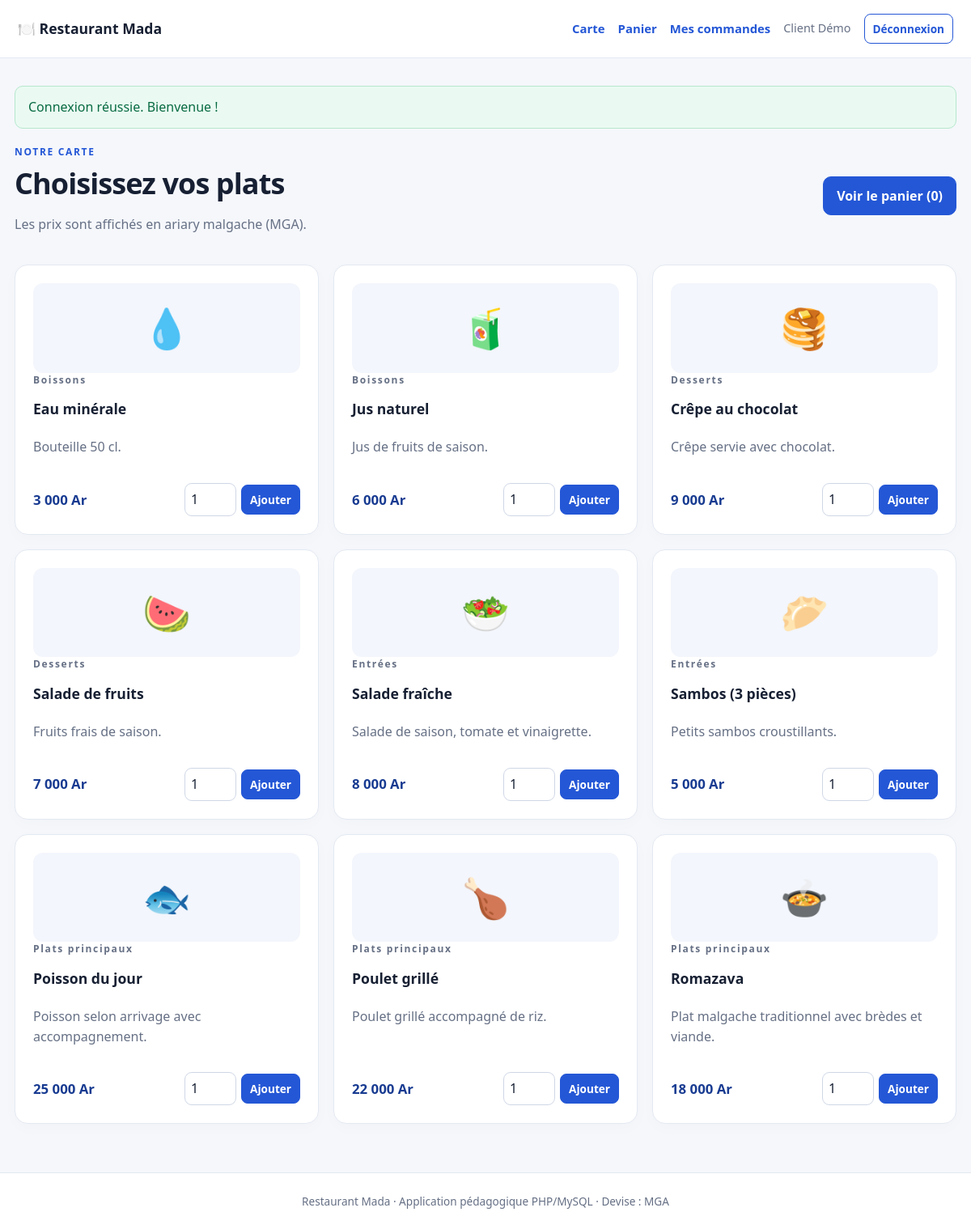
The page /client/menu.php (signed in) on the database its author committed.
### tables this page shows
CREATE TABLE menu_items (
    id INT UNSIGNED AUTO_INCREMENT PRIMARY KEY,
    category_id INT UNSIGNED NOT NULL,
    name VARCHAR(120) NOT NULL,
    description VARCHAR(500) NOT NULL DEFAULT '',
    price DECIMAL(12,2) NOT NULL,
    emoji VARCHAR(16) NOT NULL DEFAULT '🍽️',
    available TINYINT(1) NOT NULL DEFAULT 1,
    created_at TIMESTAMP NOT NULL DEFAULT CURRENT_TIMESTAMP,
    CONSTRAINT fk_menu_category FOREIGN KEY (category_id) REFERENCES categories(id),
    CONSTRAINT chk_menu_price CHECK (price > 0)
);

CREATE TABLE categories (
    id INT UNSIGNED AUTO_INCREMENT PRIMARY KEY,
    name VARCHAR(80) NOT NULL UNIQUE
);

### includes/functions.php (called while the page is built, shortened)
<?php
function e(mixed $value): string {
    return htmlspecialchars((string)$value, ENT_QUOTES | ENT_SUBSTITUTE, 'UTF-8');
}
function money(mixed $amount): string {
    return number_format((float)$amount, 0, ',', ' ') . ' Ar';
}

### client/menu.php (the view, shortened to what this page needs)
<?php
require_once __DIR__ . '/../config/config.php';
require_once __DIR__ . '/../includes/functions.php';
$stmt = $pdo->query('SELECT m.*, c.name AS category_name FROM menu_items m LEFT JOIN categories c ON c.id = m.category_id WHERE m.available = 1 ORDER BY c.name, m.name');
$items = $stmt->fetchAll();
require __DIR__ . '/../includes/header.php';
?>
<div class="page-heading"><div><p class="eyebrow">NOTRE CARTE</p><h1>Choisissez vos plats</h1><p class="muted">Les prix sont affichés en ariary malgache (MGA).</p></div><a class="button" href="/restaurant-gestion/client/cart.php">Voir le panier (<?= array_sum($_SESSION['cart'] ?? []) ?>)</a></div>
<?php if (!$items): ?>
    <div class="empty-state">La carte sera bientôt disponible.</div>
<?php else: ?>
<div class="grid grid-3">
<?php foreach ($items as $item): ?>
    <article class="card menu-card">
        <div class="food-emoji"><?= e($item['emoji'] ?: '🍽️') ?></div>
        <p class="eyebrow"><?= e($item['category_name'] ?? 'Menu') ?></p>
        <h3><?= e($item['name']) ?></h3>
        <p><?= e($item['description']) ?></p>
        <div class="card-bottom"><strong class="price"><?= money($item['price']) ?></strong>
        <form method="post" class="add-form">
            <input id="qty-<?= (int)$item['id'] ?>" type="number" name="quantity" min="1" max="20" value="1">
            <button class="button button-small" type="submit">Ajouter</button>
        </form></div>
    </article>
<?php endforeach; ?>
</div>
<?php endif; ?>
<?php require __DIR__ . '/../includes/footer.php'; ?>

### assets/style.css (style rules this page uses)
:root { --blue:#2457d6;--blue-dark:#183b91;--ink:#172033;--muted:#667085;--line:#e4e9f2;--bg:#f5f7fb;--white:#fff;--green:#12805c;--red:#b42318;--radius:16px }
* { box-sizing:border-box }
body { margin:0;background:var(--bg);color:var(--ink);font:16px/1.55 system-ui,-apple-system,"Segoe UI",sans-serif }
a { color:var(--blue);text-decoration:none }
.eyebrow { font-size:.75rem;letter-spacing:.14em;color:var(--blue);font-weight:800;margin:0 0 8px }
.section h2,h1,h2,h3 { line-height:1.2 }
h1 { font-size:clamp(1.8rem,3vw,2.5rem);letter-spacing:-.025em;margin:0 0 12px }
h3 { font-size:1.1rem;margin:8px 0 }
.muted,small { color:var(--muted) }
.grid { display:grid;gap:18px }
.grid-3 { grid-template-columns:repeat(3,minmax(0,1fr)) }
.card,.form-card,.stat-card { background:#fff;border:1px solid var(--line);border-radius:var(--radius);padding:22px;box-shadow:0 5px 20px #17203305 }
.card p { color:var(--muted) }
.button { display:inline-flex;justify-content:center;align-items:center;gap:8px;border:1px solid var(--blue);border-radius:10px;background:var(--blue);color:white;padding:11px 16px;font:inherit;font-weight:700;cursor:pointer;white-space:nowrap }
.button-small { font-size:.85rem;padding:7px 10px;border-radius:8px }
.page-heading { display:flex;align-items:center;justify-content:space-between;gap:16px;flex-wrap:wrap;margin-bottom:22px }
input,select,textarea { width:100%;padding:11px 12px;border:1px solid #cfd7e6;border-radius:9px;background:#fff;color:var(--ink);font:inherit;min-width:0 }
.menu-card { display:flex;flex-direction:column;min-height:270px }
.food-emoji { font-size:3rem;background:#f3f6fc;border-radius:12px;text-align:center;padding:18px }
.menu-card .card-bottom { margin-top:auto;padding-top:16px;display:flex;justify-content:space-between;align-items:center;gap:10px;flex-wrap:wrap }
.price { font-size:1.05rem;color:var(--blue-dark) }
.add-form { display:flex;gap:6px;align-items:center }
.add-form input { width:64px;padding:7px }

### rows shown on the page
menu_items: emoji "💧", category.name "Boissons", name "Eau minérale", description "Bouteille 50 cl.", price "3 000 Ar"
menu_items: emoji "🧃", category.name "Boissons", name "Jus naturel", description "Jus de fruits de saison.", price "6 000 Ar"
menu_items: emoji "🥞", category.name "Desserts", name "Crêpe au chocolat", description "Crêpe servie avec chocolat.", price "9 000 Ar"
menu_items: emoji "🍉", category.name "Desserts", name "Salade de fruits", description "Fruits frais de saison.", price "7 000 Ar"
menu_items: emoji "🥗", category.name "Entrées", name "Salade fraîche", description "Salade de saison, tomate et vinaigrette.", price "8 000 Ar", quantity "1"
menu_items: emoji "🥟", category.name "Entrées", name "Sambos (3 pièces)", description "Petits sambos croustillants.", price "5 000 Ar"
menu_items: emoji "🐟", category.name "Plats principaux", name "Poisson du jour", description "Poisson selon arrivage avec accompagnement.", price "25 000 Ar"
menu_items: emoji "🍗", category.name "Plats principaux", name "Poulet grillé", description "Poulet grillé accompagné de riz.", price "22 000 Ar"
menu_items: emoji "🍲", category.name "Plats principaux", name "Romazava", description "Plat malgache traditionnel avec brèdes et viande.", price "18 000 Ar"

### other values the page prints
$user['name'] "Client Démo"
$flashMessage['message'] "Connexion réussie. Bienvenue !"
array_sum($_SESSION['cart'] ?? []) "0"
